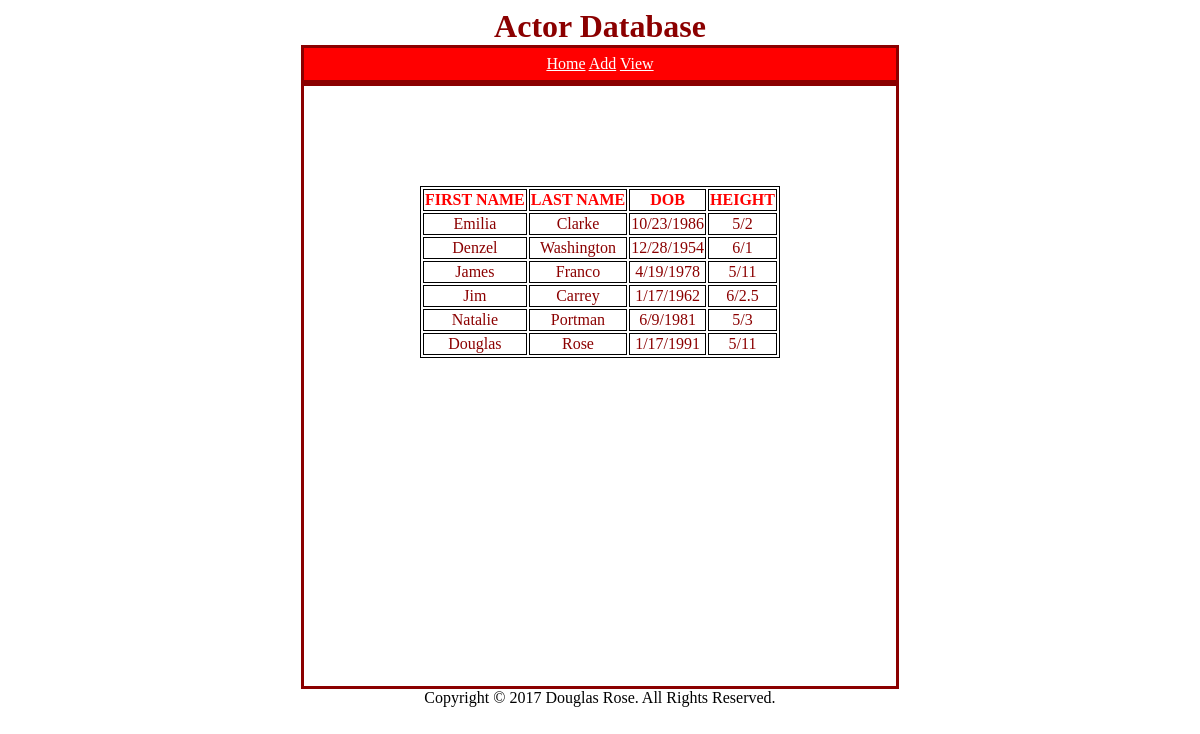
Page /lab2/view.php on the committed database.
### tables this page shows
CREATE TABLE `actors` (
  `id` int(10) UNSIGNED NOT NULL,
  `firstname` varchar(250) NOT NULL,
  `lastname` varchar(250) NOT NULL,
  `dob` varchar(25) NOT NULL,
  `height` varchar(100) NOT NULL
);

### lab2/assets/actors.php (the view, shortened to what this page needs)
<?php
function getActorsAsTable($db)
{
    try {
        $sql = $db->prepare("SELECT * FROM actors");
        $sql->execute();
        $actors = $sql->fetchAll(PDO::FETCH_ASSOC);
        if ($sql->rowCount() > 0) {
            $table = "<table>" . PHP_EOL;
            $table .= "<tr><th>FIRST NAME</th><th>LAST NAME</th><th>DOB</th><th>HEIGHT</th></tr>";
            foreach ($actors as $actor) {
                $table .= "<tr><td>" . $actor['firstname'];
                $table .= "</td><td>" . $actor['lastname'];
                $table .= "</td><td>" . $actor['dob'];
                $table .= "</td><td>" . $actor['height'];
                $table .= "</td></tr>";
            }
            $table .= "</table>" . PHP_EOL;
        } else {
            $table = "No actors to report.";
        }
        return $table;
    } catch (PDOException $e) {
        die("there was a problem retrieving actors");
    }
}

### lab2/view.php
<h1>Actor Database</h1>
<?php
require_once ("assets/dbconn.php");
require_once ("assets/actors.php");
include_once ("assets/header.php");
$db = dbconn();
echo (getActorsAsTable($db));
include_once ("assets/footer.php");

### lab2/assets/header.php (shortened to what this page needs)
<!DOCTYPE html>
<html lang="en">
<head>
</head>
<body>
    <header>
    <nav>
        <a href="index.php">Home</a>
        <a href="add.php">Add</a>
        <a href="view.php">View</a>
    </nav>
    </header>
    <div id="wrapper">
<section>

### lab2/assets/footer.php (shortened to what this page needs)
</section>
</div>
<footer>
    Copyright &copy; <?php echo date("Y"); ?> Douglas Rose. All Rights Reserved.
</footer>
</body>
</html>

### lab2/assets/header.php (style rules this page uses)
table { border:1px solid black; text-align: center; position: relative; margin: auto; }
td { border:1px solid black; color: darkred; }
th { border:1px solid black; color: red; }
h1 { color: darkred; margin:auto; }
nav { background-color: red; color: white; border: 3px solid darkred; text-align: center; width: 50%; position: relative; margin: auto; padding: 7px 0; }
a { color: white; }
body { text-align: center; }
#wrapper { border: 3px solid darkred; height: 400px; width: 50%; position: relative; margin: auto; padding-top: 100px; padding-bottom: 100px; }

### rows in the picture
actors: firstname "Emilia", lastname "Clarke", dob "10/23/1986", height "5/2"
actors: firstname "Denzel", lastname "Washington", dob "12/28/1954", height "6/1"
actors: firstname "James", lastname "Franco", dob "4/19/1978", height "5/11"
actors: firstname "Jim", lastname "Carrey", dob "1/17/1962", height "6/2.5"
actors: firstname "Natalie", lastname "Portman", dob "6/9/1981", height "5/3"
actors: firstname "Douglas", lastname "Rose", dob "1/17/1991", height "5/11"
